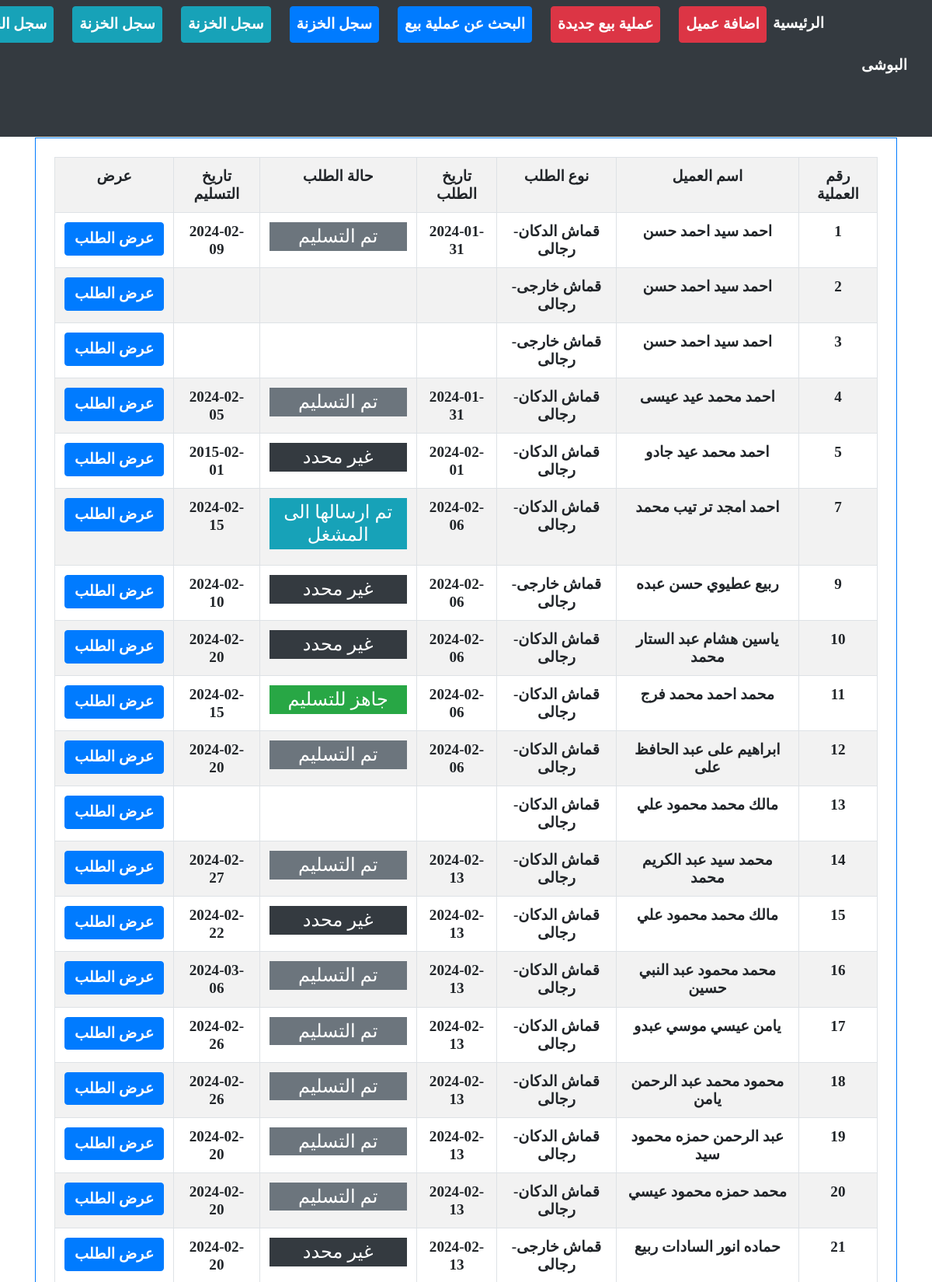
The page /order/listorderStatus/ (upper part) on the database its author committed.
### order/models.py (models this page shows, shortened)
class MasterInvoice( TimeStampMixin,models.Model):
    counter = models.PositiveIntegerField(default=1, editable=False)
    invoiceType = [
        ('قماش الدكان-رجالى', 'قماش الدكان-رجالى'),
        ('قماش الدكان-حريمى', 'قماش الدكان-حريمى'),
        ('قماش خارجى-رجالى', 'قماش خارجى-رجالى'),
        ('قماش خارجى-حريمى', 'قماش خارجى-حريمى'),
        ('بيع قماش', 'بيع قماش'),
    ]
    clientMI    = models.ForeignKey(Client, related_name='master_invoices', on_delete=models.CASCADE, verbose_name="العميل")
    invoiceType = models.CharField(max_length=35, choices=invoiceType, null=True, blank=True, verbose_name="نوع الطلب", default="قماش الدكان-رجالى")
    confirmed   = models.BooleanField(default=False)

class basicInvoiceInfo(TimeStampMixin,models.Model):
    orderStatue = [
        ('unknwon','غير محدد'),
        ('sent','تم ارسالها الى المشغل'),
        ('done','جاهز للتسليم'),
        ('delivered','تم التسليم'),
        ('returned','مرتجع'),
        ('doneAgain','تسليم بعد المرتجع')
    ]
    masterInvoice   = models.ForeignKey(MasterInvoice, on_delete=models.CASCADE, verbose_name="الفاتورة")
    total           = models.IntegerField(null=True, blank=True, verbose_name="المبلغ الإجمالى")
    paid            = models.IntegerField(null=True, blank=True, verbose_name="المبلغ المدفوع")
    remain          = models.IntegerField(null=True, blank=True, verbose_name="المبلغ المتبقى")
    receve_date     = models.DateField(blank=True, null=True)
    statue          = models.CharField(max_length=35, choices=orderStatue, null=True, blank=True, verbose_name="حالة الطلب", default="unknwon")

### client/models.py (models this page shows, shortened)
class TimeStampMixin(models.Model):
    created_at      = models.DateTimeField(auto_now_add=True,null=True)
    updated_at      = models.DateTimeField(auto_now=True,null=True)
    is_deleted      = models.BooleanField(default=False)

class Client(TimeStampMixin, models.Model):
    GENDER_CHOICES = [
        ('male', 'رجالى'),
        ('female', 'حريمى'),
    ]
    FName       = models.CharField(max_length=15, null=True, blank=True, verbose_name="الاسم الاول") # الاسم الاول
    SName       = models.CharField(max_length=15, null=True, blank=True, verbose_name="الاسم الثانى") # الاسم الثانى
    TName       = models.CharField(max_length=15, null=True, blank=True, verbose_name="الاسم الثالث") # الاسم الثالث
    LName       = models.CharField(max_length=15, null=True, blank=True, verbose_name="الاسم الرابع") # الاسم الرابع
    name        = models.CharField(max_length=60, null=True, blank=True, db_index=True,verbose_name="الاسم بالكامل") # الاسم بالكامل
    kindMale    = models.CharField(max_length=10, choices=GENDER_CHOICES, null=True, blank=True, verbose_name="نوع العميل", default="male" )
    book        = models.CharField(max_length=50, null=True, blank=True, verbose_name="اسم الدفتر")
    page        = models.IntegerField(null=True, blank=True, verbose_name="صفحة رقم")
    phone       = models.CharField(max_length=50, null=True, blank=True, db_index=True, verbose_name="رقم التليفون")
    address     = models.CharField(max_length=50, null=True, blank=True, verbose_name="العنوان")

class TimeStampMixin(models.Model):
    created_at      = models.DateTimeField(auto_now_add=True,null=True)
    updated_at      = models.DateTimeField(auto_now=True,null=True)
    is_deleted      = models.BooleanField(default=False)

### order/views.py (the view)
# urls.py: path('listorderStatus/', orderStatusListView.as_view(), name="orderStatus")
class orderStatusListView(ListView):
    model = MasterInvoice
    template_name = 'order/orders_statue_List.html'
    context_object_name = 'masterInvoices'
    ordering = '-created_at'
    def get_queryset(self):
        order_status = self.request.GET.get('order_status')
        if order_status:
            return MasterInvoice.objects.filter(basicinvoiceinfo__statue=order_status)
        else:
            return MasterInvoice.objects.all()

### order/templates/order/orders_statue_List.html (shortened to what this page needs)
{% extends "homee/index.html" %}
{% load crispy_forms_tags %}
{% block content %}
<div class="container-fluid text-center">
    <h1 class="h3 border p-3 mb-5 mt-2">حالة الطلبات</h1>
    <div class="row " style="">
        <div class="col-12 m-auto border border-primary p-4">
            <table class="table text-center table-striped table-hover table-bordered  h3" id="" style="">
                <tr>
                    <th>رقم العملية</th>
                    <th>اسم العميل</th>
                    <th>نوع الطلب</th>
                    <th>تاريخ الطلب</th>
                    <th>حالة الطلب</th>
                    <th>تاريخ التسليم</th>
                    <th>عرض</th>
                </tr>
                {% for masterInvoice in  masterInvoices%}
                <tr>
                    <td>{{masterInvoice.counter}}</td>
                    <td>{{masterInvoice.clientMI.name}}</td>
                    <td>{{masterInvoice.invoiceType}}</td>
                    <td>
                        {% for basicInvoiceInfo in masterInvoice.basicinvoiceinfo_set.all %}
                          {{ basicInvoiceInfo.created_at|date:'Y-m-d'}}</span>
                        {% endfor %}
                    </td>
                    <td id="reload-container">
                        {% for basicInvoiceInfo in masterInvoice.basicinvoiceinfo_set.all %}
                            {% if basicInvoiceInfo.get_statue_display == "غير محدد" %}
                                <p class="bg-dark text-white p-1 h4 w-100">غير محدد</p>
                            {% elif basicInvoiceInfo.get_statue_display == "تم ارسالها الى المشغل" %}
                                <p class="bg-info text-white p-1 h4 w-100">تم ارسالها الى المشغل</p>
                            {% elif basicInvoiceInfo.get_statue_display == "جاهز للتسليم" %}
                                <p class="bg-success text-white p-1 h4 w-100">جاهز للتسليم</p>
                            {% elif basicInvoiceInfo.get_statue_display == "تم التسليم" %}
                                <p class="bg-secondary text-white p-1 h4 w-100 done_pay_statue">تم التسليم</p>
                            {% elif basicInvoiceInfo.get_statue_display == "تسليم بعد المرتجع" %}
                            <p class="bg-warning text-white p-1 h4 w-100 done_pay_statue">تسليم بعد المرتجع</p>
                                {% elif basicInvoiceInfo.get_statue_display == "مرتجع" %}
                            <p class="bg-danger text-white p-2 h4 w-100" style="font-size: 2rem; font-weight: 900;">مرتجع</p>
                            {% endif %}
                        {% endfor %}
                    </td>
                    <td>
                        {% for basicInvoiceInfo in masterInvoice.basicinvoiceinfo_set.all %}
                            {{ basicInvoiceInfo.receve_date|date:'Y-m-d'}}</span>
                        {% endfor %}
                    </td>
                    <td>
                        <a class="btn btn-primary text-white" href="{% url 'order:listOrderDetails'  masterInvoice.id%}">عرض الطلب</a>
                    </td>
                </tr>
                {% endfor %}
            </table>
        </div>
    </div>
</div>
{% endblock %}

### home/static/homee/css/style.css (style rules this page uses)
body, .h3, h1.h1, .btn:not(:disabled):not(.disabled), label, select, input { text-align: center!important; font-size: 1.2rem!important; font-weight: 900!important; font-family: none!important; }

### rows shown on the page
MasterInvoice: counter "1", clientMI.name "احمد سيد احمد حسن", invoiceType "قماش الدكان-رجالى"
basicInvoiceInfo: created_at "2024-01-31", statue "تم التسليم", receve_date "2024-02-09"
MasterInvoice: counter "2", clientMI.name "احمد سيد احمد حسن", invoiceType "قماش خارجى-رجالى"
MasterInvoice: counter "3", clientMI.name "احمد سيد احمد حسن", invoiceType "قماش خارجى-رجالى"
MasterInvoice: counter "4", clientMI.name "احمد محمد عيد عيسى", invoiceType "قماش الدكان-رجالى"
basicInvoiceInfo: created_at "2024-01-31", statue "تم التسليم", receve_date "2024-02-05"
MasterInvoice: counter "5", clientMI.name "احمد محمد عيد جادو", invoiceType "قماش الدكان-رجالى"
basicInvoiceInfo: created_at "2024-02-01", statue "غير محدد", receve_date "2015-02-01"
MasterInvoice: counter "7", clientMI.name "احمد امجد تر تيب محمد", invoiceType "قماش الدكان-رجالى"
basicInvoiceInfo: created_at "2024-02-06", statue "تم ارسالها الى المشغل", receve_date "2024-02-15"
MasterInvoice: counter "9", clientMI.name "ربيع عطيوي حسن عبده", invoiceType "قماش خارجى-رجالى"
basicInvoiceInfo: created_at "2024-02-06", statue "غير محدد", receve_date "2024-02-10"
MasterInvoice: counter "10", clientMI.name "ياسين هشام عبد الستار محمد", invoiceType "قماش الدكان-رجالى"
basicInvoiceInfo: created_at "2024-02-06", statue "غير محدد", receve_date "2024-02-20"
MasterInvoice: counter "11", clientMI.name "محمد احمد محمد فرج", invoiceType "قماش الدكان-رجالى"
basicInvoiceInfo: created_at "2024-02-06", statue "جاهز للتسليم", receve_date "2024-02-15"
MasterInvoice: counter "12", clientMI.name "ابراهيم على عبد الحافظ على", invoiceType "قماش الدكان-رجالى"
basicInvoiceInfo: created_at "2024-02-06", statue "تم التسليم", receve_date "2024-02-20"
MasterInvoice: counter "13", clientMI.name "مالك محمد محمود علي", invoiceType "قماش الدكان-رجالى"
MasterInvoice: counter "14", clientMI.name "محمد سيد عبد الكريم محمد", invoiceType "قماش الدكان-رجالى"
basicInvoiceInfo: created_at "2024-02-13", statue "تم التسليم", receve_date "2024-02-27"
MasterInvoice: counter "15", clientMI.name "مالك محمد محمود علي", invoiceType "قماش الدكان-رجالى"
basicInvoiceInfo: created_at "2024-02-13", statue "غير محدد", receve_date "2024-02-22"
MasterInvoice: counter "16", clientMI.name "محمد محمود عبد النبي حسين", invoiceType "قماش الدكان-رجالى"
basicInvoiceInfo: created_at "2024-02-13", statue "تم التسليم", receve_date "2024-03-06"
MasterInvoice: counter "17", clientMI.name "يامن عيسي موسي عبدو", invoiceType "قماش الدكان-رجالى"
basicInvoiceInfo: created_at "2024-02-13", statue "تم التسليم", receve_date "2024-02-26"
MasterInvoice: counter "18", clientMI.name "محمود محمد عبد الرحمن يامن", invoiceType "قماش الدكان-رجالى"
basicInvoiceInfo: created_at "2024-02-13", statue "تم التسليم", receve_date "2024-02-26"
MasterInvoice: counter "19", clientMI.name "عبد الرحمن حمزه محمود سيد", invoiceType "قماش الدكان-رجالى"
basicInvoiceInfo: created_at "2024-02-13", statue "تم التسليم", receve_date "2024-02-20"
MasterInvoice: counter "20", clientMI.name "محمد حمزه محمود عيسي", invoiceType "قماش الدكان-رجالى"
basicInvoiceInfo: created_at "2024-02-13", statue "تم التسليم", receve_date "2024-02-20"
MasterInvoice: counter "21", clientMI.name "حماده انور السادات ربيع", invoiceType "قماش خارجى-رجالى"
basicInvoiceInfo: created_at "2024-02-13", statue "غير محدد", receve_date "2024-02-20"
